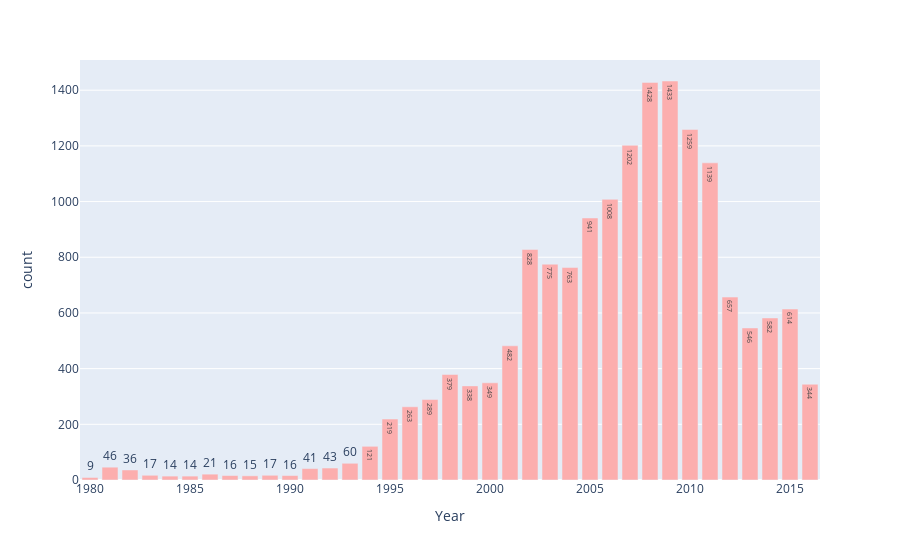

Notebook source saved alongside this figure:
### Code cell
games_released_over_time = (df.groupby('Year')['Name'].count().reset_index()).rename(columns = {'Name':'count'})
fig = px.bar(games_released_over_time, x='Year', y='count',text_auto=True,
                color_discrete_sequence=['#FCAEAE'])
fig.show()

### Figure 1 — Plotly figure (JSON) as saved in the notebook; plotly's stock layout.template omitted (floating-point values rounded to 4 significant figures)
{"data": [{"alignmentgroup": "True", "hovertemplate": "Year=%{x}<br>count=%{y}<extra></extra>", "legendgroup": "", "marker": {"color": "#FCAEAE", "pattern": {"shape": ""}}, "name": "", "offsetgroup": "", "orientation": "v", "showlegend": false, "textposition": "auto", "texttemplate": "%{y}", "type": "bar", "x": [1980, 1981, 1982, 1983, 1984, 1985, 1986, 1987, 1988, 1989, 1990, 1991, 1992, 1993, 1994, 1995, 1996, 1997, 1998, 1999, 2000, 2001, 2002, 2003, 2004, 2005, 2006, 2007, 2008, 2009, 2010, 2011, 2012, 2013, 2014, 2015, 2016], "xaxis": "x", "y": [9, 46, 36, 17, 14, 14, 21, 16, 15, 17, 16, 41, 43, 60, 121, 219, 263, 289, 379, 338, 349, 482, 828, 775, 763, 941, 1008, 1202, 1428, 1433, 1259, 1139, 657, 546, 582, 614, 344], "yaxis": "y"}], "layout": {"barmode": "relative", "legend": {"tracegroupgap": 0}, "margin": {"t": 60}, "xaxis": {"anchor": "y", "domain": [0, 1], "title": {"text": "Year"}}, "yaxis": {"anchor": "x", "domain": [0, 1], "title": {"text": "count"}}}}
